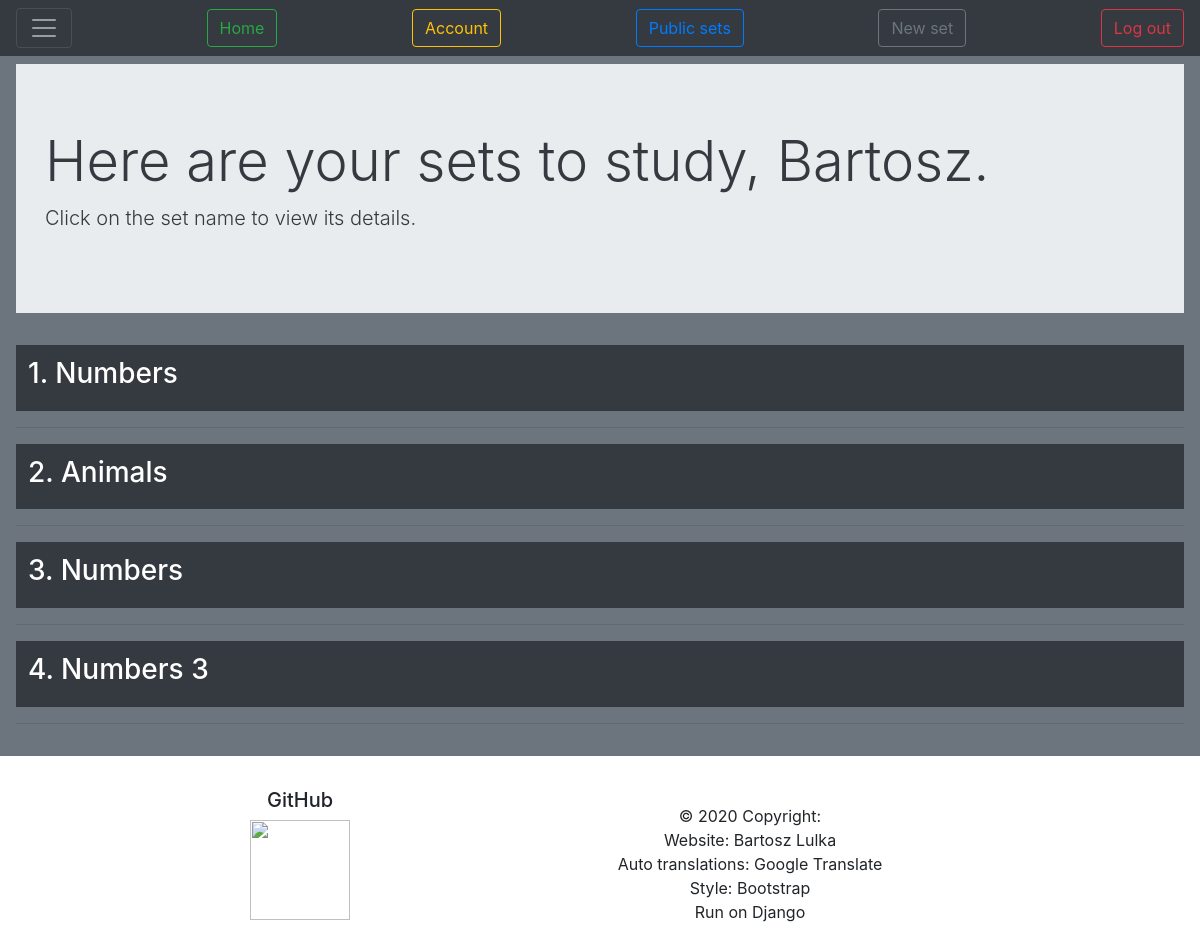
Page /cards/home/ (signed in) on the earlier database version.
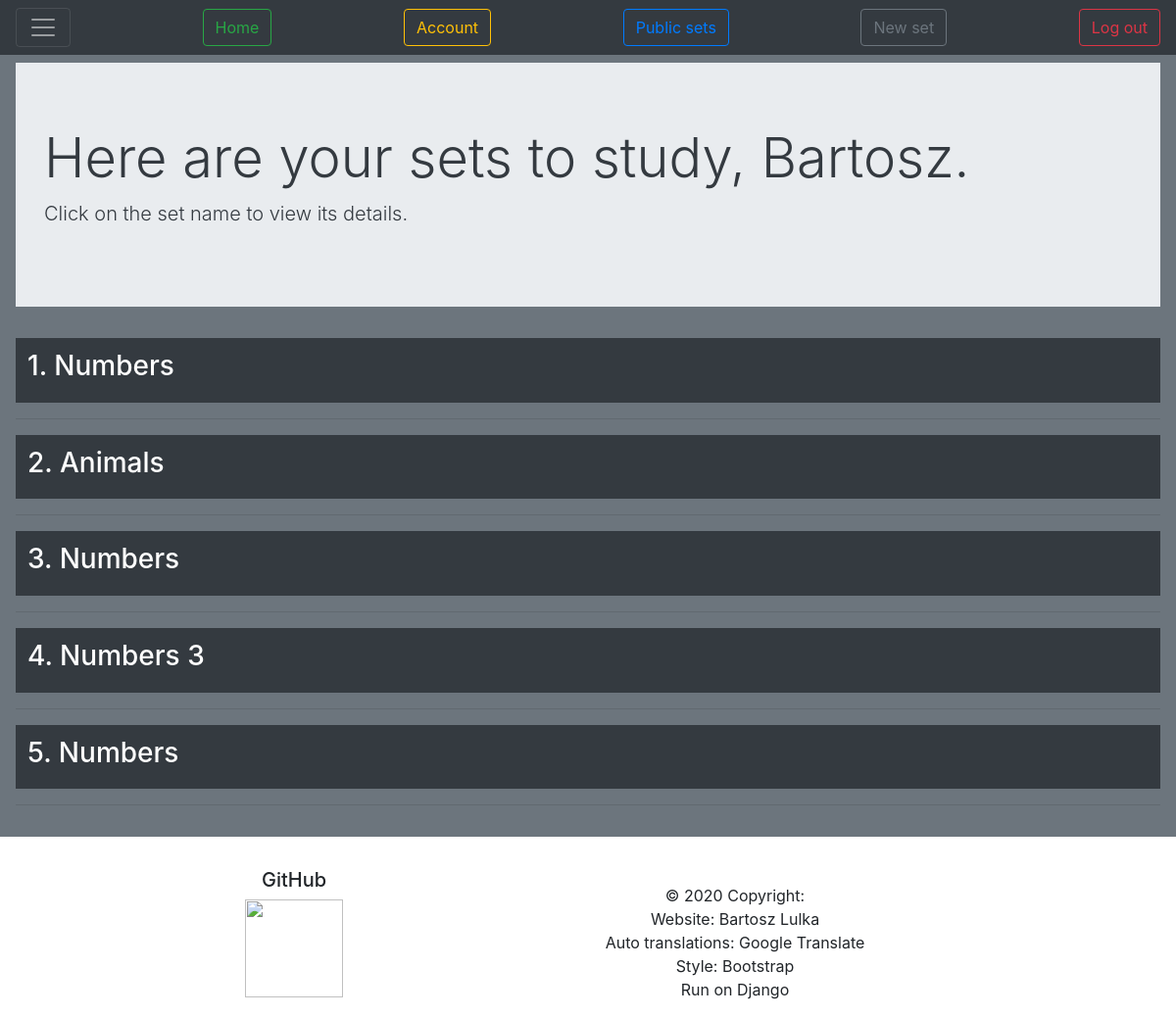
Same page on the later database version.
### Cards/models.py (models this page shows, shortened)
class CardFolder(models.Model):
    user = models.ForeignKey(User, on_delete=models.CASCADE)
    name = models.CharField(max_length=200)
    create_date = models.DateField(auto_now_add=True)
    edit_date = models.DateField(auto_now=True)
    lang1 = models.CharField(max_length=5, choices=langcodes.LangCodes, default="en")
    lang2 = models.CharField(max_length=5, choices=langcodes.LangCodes, default="pl")
    lang3 = models.CharField(max_length=5, choices=langcodes.LangCodes, default="ja", blank=True)
    lang4 = models.CharField(max_length=5, choices=langcodes.LangCodes, default="es", blank=True)
    lang5 = models.CharField(max_length=5, choices=langcodes.LangCodes, default="de", blank=True)
    score = models.SmallIntegerField(default=0)
    comment = models.CharField(max_length=400, blank=True)
    public = models.BooleanField(default=False)
    def get_langs(self, item=False):
        langs = (self.lang1, self.lang2, self.lang3, self.lang4, self.lang5)
        lang_choices = []
        lang_values = []
        lang_keys = []
        for i in langs:
            if i != "":
                value = langcodes.LangCodesDict[i].capitalize()
                lang_choices.append((i, value))
                lang_values.append(value)
                lang_keys.append(i)
        if item == 'value':
            return lang_values
        if item == 'key':
            return lang_keys
        else:
            return lang_choices
    def langs_keys(self):
        langs = [self.lang1, self.lang2, self.lang3, self.lang4, self.lang5]
        true_langs = []
        for i in langs:
            if i != "":
                true_langs.append(i)
        return true_langs
    def langs_no(self):
        return len(self.get_langs())
    langs_no.short_description = "No of languages"

### Cards/views.py (the view)
# urls.py: path('home/', views.home, name='home'),
@login_required
def home(request):
    return render(request, 'Cards/index.html')

### Cards/templatetags/get_obj.py (called while the page is built)
@register.simple_tag
def get_card(lang, multicard):
    try:
        mcard = Card.objects.get(language=lang, multi_card=multicard)
    except Card.DoesNotExist:
        mcard = None
    return mcard

@register.filter
def width(languages):
    length = len(languages)
    return 94 / length

### Cards/templates/Cards/index.html (shortened to what this page needs)
{% extends "base.html" %}
{% block styles %}
{% load get_obj %}
{% endblock %}
{% block nav_buttons %}
<a href="{% url 'account_overview' %}"><button type="button" class="btn btn-outline-warning">Account</button></a>
<a href="{% url 'public_sets' %}"><button type="button" class="btn btn-outline-primary">Public sets</button></a>
<a href="{% url 'add_folder' %}"><button type="button" class="btn btn-outline-secondary">New set</button></a>
{% endblock nav_buttons %}
{% block body %}
<div class="jumbotron jumbotron-fluid">
  <div class="container">
    <div class="text-dark">
    <h1 class="display-4">Here are your sets to study, {{ user }}.</h1>
    <p class="lead">Click on the set name to view its details.</p>
    </div>
  </div>
</div>
  {% for folder in user.cardfolder_set.all %}
    <table class="table table-hover table-dark table-borderless" style="border-collapse:collapse;">
      <thead>
        <tr data-toggle="collapse" data-target="#b{{folder.id}}" class="clickable collapse-row collapsed">
          <th colspan="{{folder.langs_no|add:'-3'}}">
            <h3>
              {{ forloop.counter }}. {{ folder.name }}
            </h3>
          </th>
          <th class="hiddenRow" colspan=3>
          </th>
        </tr>
        </thead>
    </table>
  <hr/>
  {% endfor %}
{% endblock %}

Differences in the rows shown:
added CardFolder: name "Numbers"
